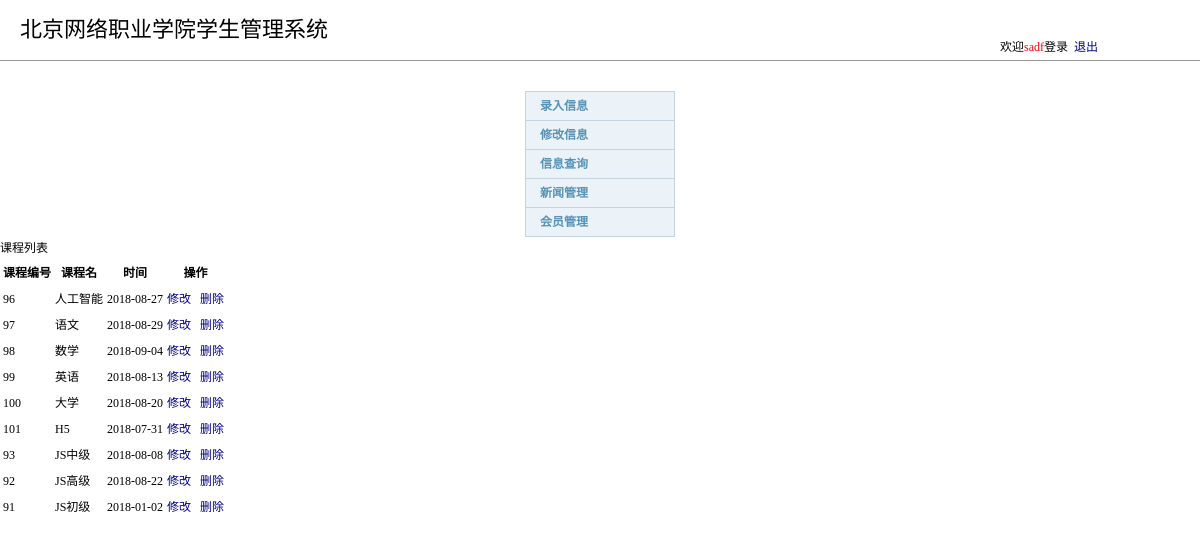
Page /kecheng-list.php (signed in) on the committed database.
### tables this page shows
CREATE TABLE `kecheng` (
  `课程编号` int(255) NOT NULL AUTO_INCREMENT,
  `课程名` varchar(30) DEFAULT NULL,
  `时间` varchar(30) NOT NULL,
  PRIMARY KEY (`课程编号`)
);

### kecheng-list.php (the view, shortened to what this page needs)
<?php include("head.php"); ?>
<?php
include("conn.php");
$sql = "select 课程编号,课程名,时间 from kecheng";
$result = mysqli_query($conn, $sql);
 ?>
<div class="sui-layout">
	<div class="sidebar">
		<?php include("leftmenu.php"); ?>
	</div>
	<div class="content">
		<p class="sui-text-xxlarge">课程列表</p>
		<table class="sui-table table-primary">
			<tr>
				<th>课程编号</th>
				<th>课程名</th>
				<th>时间</th>
				<th>操作</th>
			</tr>
			<?php
			if (mysqli_num_rows($result)>0) {
				while($row=mysqli_fetch_assoc($result)){
					echo "<tr>
					<td>{$row['课程编号']}</td>
					<td>{$row['课程名']}</td>
					<td>{$row['时间']}</td>
					<td>
						<a class='sui-btn btn-small btn-warning' href='kecheng-update.php?kid={$row['课程编号']}'>修改</a>&nbsp;&nbsp;
						<a class='sui-btn btn-small btn-danger' href='kecheng-del.php?kid={$row['课程编号']}'>删除</a>
					</td>
					</tr>";
				}
			}else{
				echo "没有记录";
			}
			?>
		</table>
	</div>
</div>

### head.php (shortened to what this page needs)
<!DOCTYPE html>
<html lang="en">
<head>
	<link rel="stylesheet" type="text/css" href="http://g.alicdn.com/sj/dpl/1.5.1/css/sui.min.css">
	<link rel="stylesheet" type="text/css" href="http://g.alicdn.com/sj/dpl/1.5.1/css/sui-append.min.css">
	<link rel="stylesheet" type="text/css" href="css/default.css">
</head>
<body>
	<div class="sui-container">
		<div class="my-head">北京网络职业学院学生管理系统
			<div class="userinfo">欢迎<span><?php echo $_SESSION['usname']; ?></span>登录&nbsp;&nbsp;<a href="login-out.php">退出</a></div>
		</div>

### leftmenu.php (shortened to what this page needs)
<!DOCTYPE html>
<html lang="en">
<head>
	<link rel="stylesheet" type="text/css" href="css/default.css">
</head>
<body>
	<div class="box">
		<ul class="menu">
			<li class="level1">
				<a href="#none">录入信息</a>
			</li>
			<li class="level1">
				<a href="#none">修改信息</a>
			</li>
			<li class="level1">
				<a href="#">信息查询</a>
			</li>
			<li class="level1">
				<a href="#">新闻管理</a>
			</li>
			<li class="level1">
				<a href="#">会员管理</a>
			</li>
		</ul>
	</div>
</body>
</html>

### css/default.css (style rules this page uses)
body { margin:0;padding:0 0 12px 0;font-size:12px;line-height:22px;font-family:"\5b8b\4f53","Arial Narrow";background:#fff; }
form,ul,li,p,h1,h2,h3,h4,h5,h6 { margin:0;padding:0; }
ul,li { list-style-type:none; }
a { color:#00007F;text-decoration:none; }
.box { width: 150px; margin: 0 auto; }
.menu { overflow:hidden; border-color: #C4D5DF; border-style: solid; border-width: 0 1px 1px; }
.menu li.level1 a { display: block; height: 28px; line-height: 28px; background:#EBF3F8; font-weight:700; color: #5893B7; text-indent: 14px; border-top: 1px solid #C4D5DF; }
.box { margin-top: 30px; }
.my-head { height: 60px; line-height: 60px; padding-left: 20px; font-size: 22px; font-weight: 400; border-bottom: 1px solid #999; position: relative; }

### head.php (style rules this page uses)
.userinfo { position: absolute; width: 200px; height: 25px; line-height: 25px; bottom: 0; right: 0; font-size: 12px; }
.userinfo span { color: red; }

### rows in the picture
kecheng: 课程编号 "96", 课程名 "人工智能", 时间 "2018-08-27"
kecheng: 课程编号 "97", 课程名 "语文", 时间 "2018-08-29"
kecheng: 课程编号 "98", 课程名 "数学", 时间 "2018-09-04"
kecheng: 课程编号 "99", 课程名 "英语", 时间 "2018-08-13"
kecheng: 课程编号 "100", 课程名 "大学", 时间 "2018-08-20"
kecheng: 课程编号 "101", 课程名 "H5", 时间 "2018-07-31"
kecheng: 课程编号 "93", 课程名 "JS中级", 时间 "2018-08-08"
kecheng: 课程编号 "92", 课程名 "JS高级", 时间 "2018-08-22"
kecheng: 课程编号 "91", 课程名 "JS初级", 时间 "2018-01-02"

### other values in the picture
$_SESSION['usname'] "sadf"
